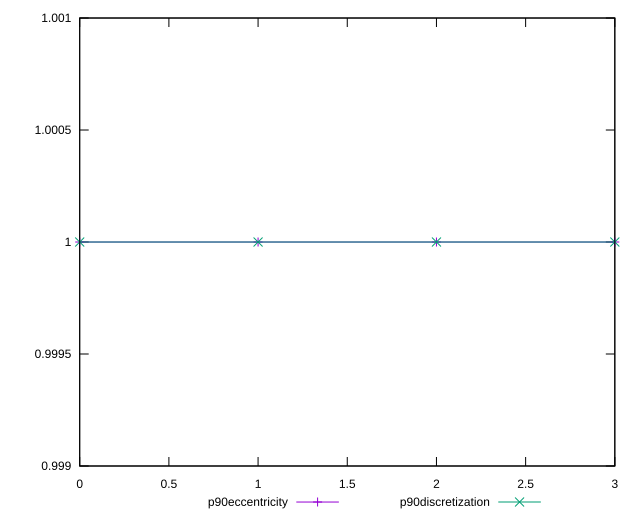

Write the gnuplot code that produced this figure.
reset

$p90Eccentricity <<EOF
0 1
1 0.9999999999999997
2 0.9999999999999994
3 1.0000000000000013
EOF

$p90Discretization <<EOF
0 1
1 1
2 1
3 1
EOF

set key outside below
set xrange [0:3]
set yrange [0.9989999999999994:1.0010000000000012]
set trange [0.9989999999999994:1.0010000000000012]
set terminal svg size 640, 520 enhanced background rgb 'white'
set output "reports/report_00033_2021-03-01T14-23-16.841Z/meta/pScore-difference/progression/eccentricity.svg"

plot $p90Eccentricity title "p90eccentricity" with linespoints, \
     $p90Discretization title "p90discretization" with linespoints

reset
